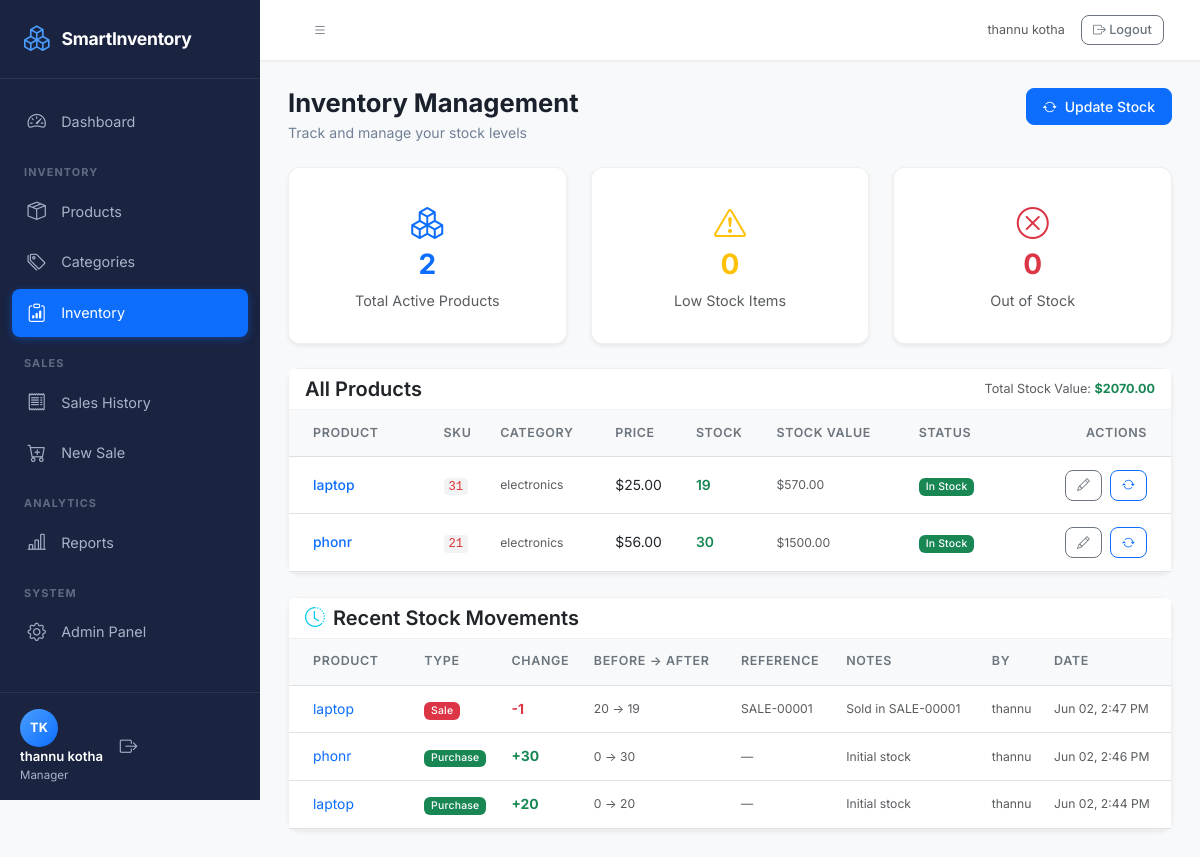
Screenshot of /inventory/ (signed in) with the database file from the repository.
### inventory/models.py (models this page shows, shortened)
class Product(models.Model):
    name = models.CharField(max_length=200)
    sku = models.CharField(max_length=50, unique=True, help_text='Stock Keeping Unit')
    category = models.ForeignKey(Category, on_delete=models.SET_NULL, null=True, related_name='products')
    description = models.TextField(blank=True, null=True)
    price = models.DecimalField(max_digits=10, decimal_places=2, help_text='Selling price')
    cost_price = models.DecimalField(max_digits=10, decimal_places=2, default=0, help_text='Purchase/cost price')
    stock_quantity = models.IntegerField(default=0, help_text='Current stock level')
    low_stock_threshold = models.IntegerField(default=10, help_text='Alert when stock falls below this')
    image = models.ImageField(upload_to='products/', blank=True, null=True)
    is_active = models.BooleanField(default=True)
    created_at = models.DateTimeField(auto_now_add=True)
    updated_at = models.DateTimeField(auto_now=True)
    class Meta:
        ordering = ['name']
    @property
    def is_low_stock(self):
        return self.stock_quantity <= self.low_stock_threshold
    @property
    def stock_value(self):
        return self.stock_quantity * self.cost_price

class Category(models.Model):
    name = models.CharField(max_length=100, unique=True)
    description = models.TextField(blank=True, null=True)
    created_at = models.DateTimeField(auto_now_add=True)
    class Meta:
        verbose_name = 'Category'
        verbose_name_plural = 'Categories'
        ordering = ['name']

class StockMovement(models.Model):
    MOVEMENT_TYPES = [
        ('sale', 'Sale'),
        ('purchase', 'Purchase'),
        ('adjustment', 'Manual Adjustment'),
        ('return', 'Return'),
    ]
    product = models.ForeignKey(Product, on_delete=models.CASCADE, related_name='movements')
    movement_type = models.CharField(max_length=20, choices=MOVEMENT_TYPES)
    quantity_change = models.IntegerField(help_text='Positive = stock in, Negative = stock out')
    quantity_before = models.IntegerField()
    quantity_after = models.IntegerField()
    reference = models.CharField(max_length=50, blank=True, null=True, help_text='Sale number or PO number')
    notes = models.TextField(blank=True, null=True)
    created_by = models.ForeignKey(User, on_delete=models.SET_NULL, null=True)
    created_at = models.DateTimeField(auto_now_add=True)
    class Meta:
        ordering = ['-created_at']

### inventory/views.py (the view)
# urls.py: path('inventory/', views.inventory_view, name='inventory'),
@login_required
def inventory_view(request):
    products = Product.objects.select_related('category').filter(is_active=True)
    total_stock_value = sum(p.stock_value for p in products)
    low_stock_items = products.filter(stock_quantity__lte=F('low_stock_threshold'))
    out_of_stock_items = products.filter(stock_quantity=0)
    recent_movements = StockMovement.objects.select_related(
        'product', 'created_by'
    ).order_by('-created_at')[:20]
    context = {
        'products': products,
        'total_stock_value': total_stock_value,
        'low_stock_items': low_stock_items,
        'out_of_stock_items': out_of_stock_items,
        'recent_movements': recent_movements,
    }
    return render(request, 'inventory/inventory.html', context)

### templates/inventory/inventory.html (shortened to what this page needs)
{% extends 'base.html' %}
{% load static %}
{% load inventory_tags %}
{% block content %}
<div class="d-flex justify-content-between align-items-start mb-4">
    <div>
        <h1 class="page-title">Inventory Management</h1>
        <p class="page-subtitle">Track and manage your stock levels</p>
    </div>
    <a href="{% url 'stock_update' %}" class="btn btn-primary">
        <i class="bi bi-arrow-repeat me-2"></i>Update Stock
    </a>
</div>
<div class="row g-4 mb-4">
    <div class="col-md-4">
        <div class="card border-0 shadow-sm text-center py-3">
            <div class="card-body">
                <i class="bi bi-boxes text-primary mb-2" style="font-size:2rem"></i>
                <h3 class="fw-bold text-primary">{{ products.count }}</h3>
                <p class="text-muted mb-0">Total Active Products</p>
            </div>
        </div>
    </div>
    <div class="col-md-4">
        <div class="card border-0 shadow-sm text-center py-3">
            <div class="card-body">
                <i class="bi bi-exclamation-triangle text-warning mb-2" style="font-size:2rem"></i>
                <h3 class="fw-bold text-warning">{{ low_stock_items.count }}</h3>
                <p class="text-muted mb-0">Low Stock Items</p>
            </div>
        </div>
    </div>
    <div class="col-md-4">
        <div class="card border-0 shadow-sm text-center py-3">
            <div class="card-body">
                <i class="bi bi-x-circle text-danger mb-2" style="font-size:2rem"></i>
                <h3 class="fw-bold text-danger">{{ out_of_stock_items.count }}</h3>
                <p class="text-muted mb-0">Out of Stock</p>
            </div>
        </div>
    </div>
</div>
<div class="card border-0 shadow-sm mb-4">
    <div class="card-header bg-white border-0 d-flex justify-content-between align-items-center">
        <h5 class="mb-0 fw-semibold">All Products</h5>
        <span class="text-muted small">Total Stock Value: <strong class="text-success">${{ total_stock_value|floatformat:2 }}</strong></span>
    </div>
    <div class="card-body p-0">
        <div class="table-responsive">
            <table class="table table-hover align-middle mb-0">
                <thead class="table-light">
                    <tr>
                        <th class="px-4">Product</th>
                        <th>SKU</th>
                        <th>Category</th>
                        <th>Price</th>
                        <th>Stock</th>
                        <th>Stock Value</th>
                        <th>Status</th>
                        <th class="text-end px-4">Actions</th>
                    </tr>
                </thead>
                <tbody>
                    {% for product in products %}
                    <tr>
                        <td class="px-4">
                            <a href="{% url 'product_detail' product.pk %}" class="fw-medium text-decoration-none">
                                {{ product.name }}
                            </a>
                        </td>
                        <td><code class="small">{{ product.sku }}</code></td>
                        <td class="text-muted small">{{ product.category.name|default:'—' }}</td>
                        <td>${{ product.price }}</td>
                        <td>
                            <span class="fw-semibold {% if product.stock_quantity == 0 %}text-danger{% elif product.is_low_stock %}text-warning{% else %}text-success{% endif %}">
                                {{ product.stock_quantity }}
                            </span>
                        </td>
                        <td class="text-muted small">${{ product.stock_value|floatformat:2 }}</td>
                        <td>
                            {% if product.stock_quantity == 0 %}
                            <span class="badge bg-danger">Out of Stock</span>
                            {% elif product.is_low_stock %}
                            <span class="badge bg-warning text-dark">Low Stock</span>
                            {% else %}
                            <span class="badge bg-success">In Stock</span>
                            {% endif %}
                        </td>
                        <td class="text-end px-4">
                            <a href="{% url 'product_edit' product.pk %}" class="btn btn-sm btn-outline-secondary me-1">
                                <i class="bi bi-pencil"></i>
                            </a>
                            <a href="{% url 'stock_update' %}?product={{ product.pk }}" class="btn btn-sm btn-outline-primary">
                                <i class="bi bi-arrow-repeat"></i>
                            </a>
                        </td>
                    </tr>
                    {% empty %}
                    <tr>
                        <td colspan="8" class="text-center py-4 text-muted">No products found.</td>
                    </tr>
                    {% endfor %}
                </tbody>
            </table>
        </div>
    </div>
</div>
<div class="card border-0 shadow-sm">
    <div class="card-header bg-white border-0">
        <h5 class="mb-0 fw-semibold"><i class="bi bi-clock-history me-2 text-info"></i>Recent Stock Movements</h5>
    </div>
    <div class="card-body p-0">
        {% if recent_movements %}
        <div class="table-responsive">
            <table class="table table-hover align-middle mb-0">
                <thead class="table-light">
                    <tr>
                        <th class="px-4">Product</th>
                        <th>Type</th>
                        <th>Change</th>
                        <th>Before → After</th>
                        <th>Reference</th>
                        <th>Notes</th>
                        <th>By</th>
                        <th>Date</th>
                    </tr>
                </thead>
                <tbody>
                    {% for movement in recent_movements %}
                    <tr>
                        <td class="px-4">
                            <a href="{% url 'product_detail' movement.product.pk %}" class="text-decoration-none">
                                {{ movement.product.name|truncatechars:25 }}
                            </a>
                        </td>
                        <td>
                            {% if movement.movement_type == 'sale' %}
                            <span class="badge bg-danger">Sale</span>
                            {% elif movement.movement_type == 'purchase' %}
                            <span class="badge bg-success">Purchase</span>
                            {% elif movement.movement_type == 'adjustment' %}
                            <span class="badge bg-info">Adjustment</span>
                            {% else %}
                            <span class="badge bg-warning text-dark">Return</span>
                            {% endif %}
                        </td>
                        <td class="fw-bold {% if movement.quantity_change > 0 %}text-success{% else %}text-danger{% endif %}">
                            {{ movement.quantity_change|stringformat:"+d" }}
                        </td>
                        <td class="text-muted small">{{ movement.quantity_before }} → {{ movement.quantity_after }}</td>
                        <td class="text-muted small">{{ movement.reference|default:'—' }}</td>
                        <td class="text-muted small">{{ movement.notes|truncatechars:30|default:'—' }}</td>
                        <td class="text-muted small">{{ movement.created_by.username|default:'—' }}</td>
                        <td class="text-muted small">{{ movement.created_at|date:"M d, g:i A" }}</td>
                    </tr>
                    {% endfor %}
                </tbody>
            </table>
        </div>
        {% else %}
        <div class="text-center py-4 text-muted">
            <i class="bi bi-clock-history fs-2"></i>
            <p class="mt-2">No stock movements recorded yet</p>
        </div>
        {% endif %}
    </div>
</div>
{% endblock %}

### templates/base.html (shortened to what this page needs)
{% load static %}
<!DOCTYPE html>
<html lang="en">
<head>
    <link href="https://cdn.jsdelivr.net/npm/bootstrap@5.3.0/dist/css/bootstrap.min.css" rel="stylesheet">
    <link href="https://cdn.jsdelivr.net/npm/bootstrap-icons@1.11.0/font/bootstrap-icons.css" rel="stylesheet">
    <link href="{% static 'css/style.css' %}" rel="stylesheet">
</head>
<body class="bg-light">
{% if user.is_authenticated %}
<div class="wrapper d-flex">
    <nav id="sidebar" class="sidebar">
        <div class="sidebar-header">
            <div class="brand-logo">
                <i class="bi bi-boxes"></i>
                <span>SmartInventory</span>
            </div>
        </div>
        <ul class="sidebar-nav">
            <li class="nav-item {% if request.resolver_match.url_name == 'dashboard' %}active{% endif %}">
                <a href="{% url 'dashboard' %}" class="nav-link">
                    <i class="bi bi-speedometer2"></i>
                    <span>Dashboard</span>
                </a>
            </li>
            <li class="nav-category">INVENTORY</li>
            <li class="nav-item {% if 'product' in request.resolver_match.url_name or 'category' in request.resolver_match.url_name %}active{% endif %}">
                <a href="{% url 'product_list' %}" class="nav-link">
                    <i class="bi bi-box-seam"></i>
                    <span>Products</span>
                </a>
            </li>
            <li class="nav-item {% if request.resolver_match.url_name == 'category_list' %}active{% endif %}">
                <a href="{% url 'category_list' %}" class="nav-link">
                    <i class="bi bi-tags"></i>
                    <span>Categories</span>
                </a>
            </li>
            <li class="nav-item {% if request.resolver_match.url_name == 'inventory' %}active{% endif %}">
                <a href="{% url 'inventory' %}" class="nav-link">
                    <i class="bi bi-clipboard-data"></i>
                    <span>Inventory</span>
                </a>
            </li>
            <li class="nav-category">SALES</li>
            <li class="nav-item {% if 'sale' in request.resolver_match.url_name %}active{% endif %}">
                <a href="{% url 'sale_list' %}" class="nav-link">
                    <i class="bi bi-receipt"></i>
                    <span>Sales History</span>
                </a>
            </li>
            <li class="nav-item">
                <a href="{% url 'sale_create' %}" class="nav-link">
                    <i class="bi bi-cart-plus"></i>
                    <span>New Sale</span>
                </a>
            </li>
            <li class="nav-category">ANALYTICS</li>
            <li class="nav-item {% if request.resolver_match.url_name == 'reports' %}active{% endif %}">
                <a href="{% url 'reports' %}" class="nav-link">
                    <i class="bi bi-bar-chart-line"></i>
                    <span>Reports</span>
                </a>
            </li>
            <li class="nav-category">SYSTEM</li>
            <li class="nav-item">
                <a href="/admin/" class="nav-link" target="_blank">
                    <i class="bi bi-gear"></i>
                    <span>Admin Panel</span>
                </a>
            </li>
        </ul>
        <div class="sidebar-footer">
            <div class="user-info">
                <div class="user-avatar">{{ user.first_name|first|upper }}{{ user.last_name|first|upper }}</div>
                <div class="user-details">
                    <div class="user-name">{{ user.get_full_name|default:user.username }}</div>
                    <div class="user-role">{% if user.is_superuser %}Administrator{% else %}Manager{% endif %}</div>
                </div>
            </div>
            <a href="{% url 'logout' %}" class="logout-btn" title="Logout">
                <i class="bi bi-box-arrow-right"></i>
            </a>
        </div>
    </nav>
    <div class="main-content flex-grow-1">
        <nav class="top-navbar navbar navbar-expand-lg">
            <div class="container-fluid">
                <button class="btn btn-link sidebar-toggle" id="sidebarToggle">
                    <i class="bi bi-list"></i>
                </button>
                <div class="ms-auto d-flex align-items-center gap-3">
                    <span class="text-muted small">{{ user.get_full_name|default:user.username }}</span>
                    <a href="{% url 'logout' %}" class="btn btn-outline-secondary btn-sm">
                        <i class="bi bi-box-arrow-right"></i> Logout
                    </a>
                </div>
            </div>
        </nav>
        <div class="page-content">
            {% block content %}{% endblock %}
        </div>
    </div>
</div>
{% endif %}
</body>
</html>

### rows the page displays
Product: name "laptop", sku "31", category.name "electronics", price "25.00", stock_quantity "19", stock_value "570.00", low_stock_threshold "In Stock"
Product: name "phonr", sku "21", category.name "electronics", price "56.00", stock_quantity "30", stock_value "1500.00", low_stock_threshold "In Stock"
StockMovement: product.name "laptop", movement_type "Sale", quantity_change "-1", quantity_before "20", quantity_after "19", reference "SALE-00001", notes "Sold in SALE-00001", created_by.username "thannu", created_at "Jun 02, 2:47 PM"
StockMovement: product.name "phonr", movement_type "Purchase", quantity_change "+30", quantity_before "0", quantity_after "30", reference "—", notes "Initial stock", created_by.username "thannu", created_at "Jun 02, 2:46 PM"
StockMovement: product.name "laptop", movement_type "Purchase", quantity_change "+20", quantity_before "0", quantity_after "20", reference "—", notes "Initial stock", created_by.username "thannu", created_at "Jun 02, 2:44 PM"

### other values shown
{{ user.first_name|first|upper }} "T"
{{ user.last_name|first|upper }} "K"
{{ user.get_full_name|default:user.username }} "thannu kotha"
{{ products.count }} "2"
{{ low_stock_items.count }} "0"
{{ out_of_stock_items.count }} "0"
{{ total_stock_value|floatformat:2 }} "2070.00"
